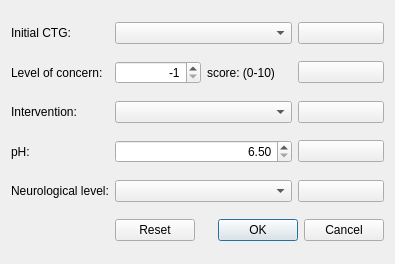
<?xml version="1.0" encoding="UTF-8"?>
<ui version="4.0">
 <class>EvaluationNote</class>
 <widget class="QDialog" name="EvaluationNote">
  <property name="geometry">
   <rect>
    <x>0</x>
    <y>0</y>
    <width>395</width>
    <height>264</height>
   </rect>
  </property>
  <property name="windowTitle">
   <string>Evaluation note</string>
  </property>
  <layout class="QGridLayout" name="gridLayout">
   <item row="5" column="1" colspan="3">
    <widget class="QDialogButtonBox" name="buttonBox">
     <property name="standardButtons">
      <set>QDialogButtonBox::Cancel|QDialogButtonBox::Ok|QDialogButtonBox::Reset</set>
     </property>
    </widget>
   </item>
   <item row="0" column="0">
    <widget class="QLabel" name="label_4">
     <property name="text">
      <string>Initial CTG:</string>
     </property>
    </widget>
   </item>
   <item row="2" column="1" colspan="2">
    <widget class="QComboBox" name="cbIntervention"/>
   </item>
   <item row="1" column="0">
    <widget class="QLabel" name="label">
     <property name="text">
      <string>Level of concern:</string>
     </property>
    </widget>
   </item>
   <item row="1" column="1">
    <widget class="QSpinBox" name="sbLevelConcern">
     <property name="alignment">
      <set>Qt::AlignRight|Qt::AlignTrailing|Qt::AlignVCenter</set>
     </property>
     <property name="minimum">
      <number>-1</number>
     </property>
     <property name="maximum">
      <number>10</number>
     </property>
     <property name="value">
      <number>-1</number>
     </property>
    </widget>
   </item>
   <item row="2" column="0">
    <widget class="QLabel" name="label_5">
     <property name="text">
      <string>Intervention:</string>
     </property>
    </widget>
   </item>
   <item row="3" column="0">
    <widget class="QLabel" name="label_3">
     <property name="text">
      <string>pH:</string>
     </property>
    </widget>
   </item>
   <item row="4" column="0">
    <widget class="QLabel" name="label_6">
     <property name="text">
      <string>Neurological level:</string>
     </property>
    </widget>
   </item>
   <item row="2" column="3">
    <widget class="QPushButton" name="btnClearInterventation">
     <property name="text">
      <string/>
     </property>
     <property name="icon">
      <iconset resource="resources.qrc">
       <normaloff>:/actions/icons/clear.png</normaloff>:/actions/icons/clear.png</iconset>
     </property>
    </widget>
   </item>
   <item row="4" column="1" colspan="2">
    <widget class="QComboBox" name="cbNeurology"/>
   </item>
   <item row="4" column="3">
    <widget class="QPushButton" name="btnClearNeurology">
     <property name="text">
      <string/>
     </property>
     <property name="icon">
      <iconset resource="resources.qrc">
       <normaloff>:/actions/icons/clear.png</normaloff>:/actions/icons/clear.png</iconset>
     </property>
    </widget>
   </item>
   <item row="0" column="3">
    <widget class="QPushButton" name="btnClearInitialCTG">
     <property name="text">
      <string/>
     </property>
     <property name="icon">
      <iconset resource="resources.qrc">
       <normaloff>:/actions/icons/clear.png</normaloff>:/actions/icons/clear.png</iconset>
     </property>
    </widget>
   </item>
   <item row="1" column="2">
    <widget class="QLabel" name="label_2">
     <property name="text">
      <string>score: (0-10)</string>
     </property>
    </widget>
   </item>
   <item row="1" column="3">
    <widget class="QPushButton" name="btnClearLevelConcern">
     <property name="text">
      <string/>
     </property>
     <property name="icon">
      <iconset resource="resources.qrc">
       <normaloff>:/actions/icons/clear.png</normaloff>:/actions/icons/clear.png</iconset>
     </property>
    </widget>
   </item>
   <item row="3" column="1" colspan="2">
    <widget class="QDoubleSpinBox" name="sbph">
     <property name="alignment">
      <set>Qt::AlignRight|Qt::AlignTrailing|Qt::AlignVCenter</set>
     </property>
     <property name="minimum">
      <double>6.500000000000000</double>
     </property>
     <property name="maximum">
      <double>7.500000000000000</double>
     </property>
     <property name="singleStep">
      <double>0.100000000000000</double>
     </property>
     <property name="value">
      <double>6.500000000000000</double>
     </property>
    </widget>
   </item>
   <item row="3" column="3">
    <widget class="QPushButton" name="btnClearPh">
     <property name="text">
      <string/>
     </property>
     <property name="icon">
      <iconset resource="resources.qrc">
       <normaloff>:/actions/icons/clear.png</normaloff>:/actions/icons/clear.png</iconset>
     </property>
    </widget>
   </item>
   <item row="0" column="1" colspan="2">
    <widget class="QComboBox" name="cbInitialCTG"/>
   </item>
  </layout>
 </widget>
 <tabstops>
  <tabstop>sbLevelConcern</tabstop>
  <tabstop>cbIntervention</tabstop>
  <tabstop>cbNeurology</tabstop>
 </tabstops>
 <resources>
  <include location="resources.qrc"/>
 </resources>
 <connections>
  <connection>
   <sender>buttonBox</sender>
   <signal>accepted()</signal>
   <receiver>EvaluationNote</receiver>
   <slot>accept()</slot>
   <hints>
    <hint type="sourcelabel">
     <x>306</x>
     <y>230</y>
    </hint>
    <hint type="destinationlabel">
     <x>199</x>
     <y>128</y>
    </hint>
   </hints>
  </connection>
  <connection>
   <sender>buttonBox</sender>
   <signal>rejected()</signal>
   <receiver>EvaluationNote</receiver>
   <slot>reject()</slot>
   <hints>
    <hint type="sourcelabel">
     <x>268</x>
     <y>230</y>
    </hint>
    <hint type="destinationlabel">
     <x>137</x>
     <y>235</y>
    </hint>
   </hints>
  </connection>
 </connections>
</ui>
